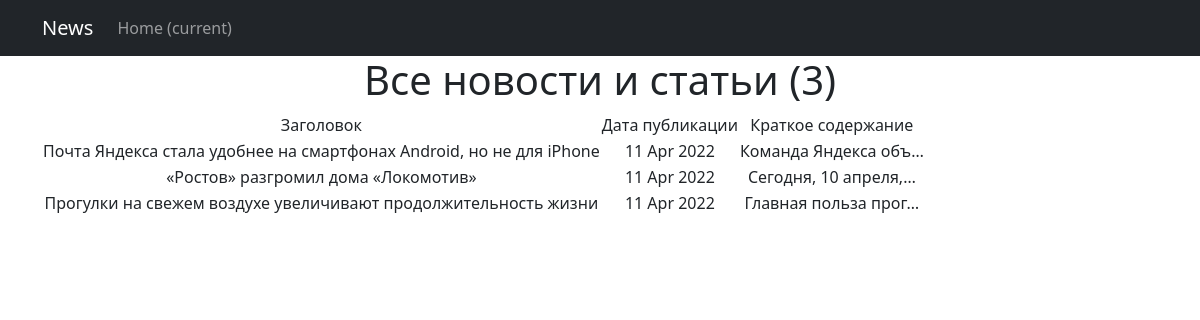
Before: /news/ with the older database file.
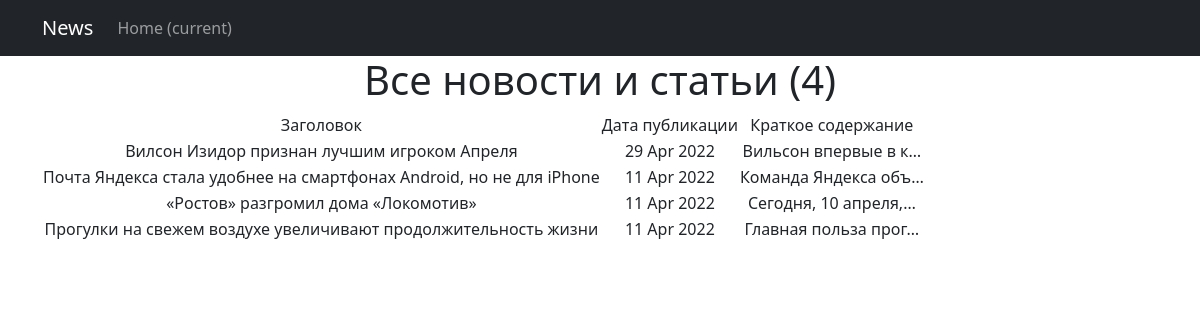
After: the same page with the newer database file.
### news/models.py (models this page shows, shortened)
class Post(models.Model):
    author = models.ForeignKey(Author, on_delete=models.CASCADE)
    NEWS = 'NW'
    ARTICLE = 'AR'
    CATEGORY_CHOICES = (
        (NEWS, 'Новость'),
        (ARTICLE, 'Статья')
    )
    categoryType = models.CharField(max_length=2, choices=CATEGORY_CHOICES, default=ARTICLE)
    dateCreation = models.DateTimeField(auto_now_add=True)
    postCategory = models.ManyToManyField(Category, through='PostCategory')
    title = models.CharField(max_length=128)
    text = models.TextField()
    rating = models.SmallIntegerField(default=0)

### news/views.py (the view)
# urls.py: path('', PostList.as_view()),
class PostList(ListView):
    model = Post
    ordering = '-dateCreation'
    template_name = 'news.html'
    context_object_name = 'news'

### news/templatetags/censor.py (called while the page is built)
@register.filter()
def censor(text):
    if not isinstance(text, str):
        raise TypeError('Фильтр применяется только для строк')
    for cens in CENSOR_WORDS:
        if cens.find(text.lower()):
            text = text.replace(cens[1:], '*' * (len(cens) - 1))
    return f'{text}'

### templates/news.html
{% extends 'flatpages/default.html' %}
{% load censor %}
{% block title %}
    <h1>Все новости и статьи ({{ news|length }})</h1>
{% endblock title %}
{% block content %}
    <table>
        <tr>
            <td>Заголовок</td>
            <td>Дата публикации</td>
            <td>Краткое содержание</td>
        </tr>
    {% for news_one in news %}
    <tr>
        <td>{{ news_one.title|censor}}</td>
        <td>{{ news_one.dateCreation|date:'d M Y'}}</td>
        <td>{{ news_one.text|truncatechars:20|censor}}</td>
    </tr>
    {% endfor %}
    </table>
{% endblock content %}

Changed rows visible on the page:
added Post: title|censor "Вилсон Изидор признан лучшим игроком Апреля", dateCreation "29 Apr 2022", text|censor "Вильсон впервые в к…"
Other visible differences:
{{ news|length }}: "3" → "4"
